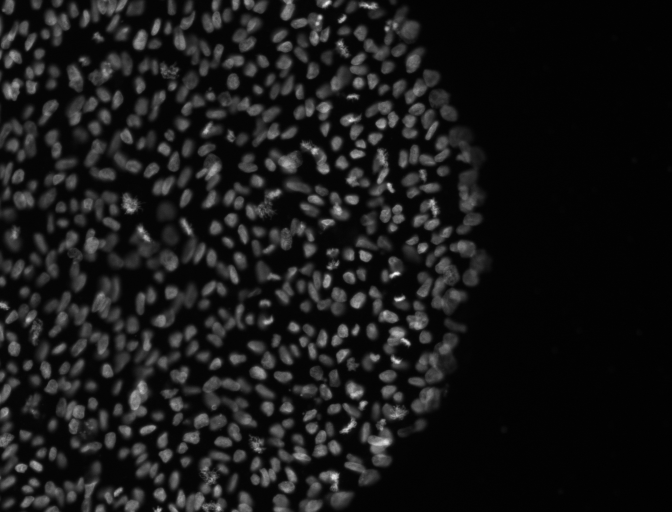
%> input picture stemcells_dapi.tif, 1344 x 1024 px (shown at 1/2 size)
$ octave Inclass14.m   (GNU Octave 9; MATLAB toolbox functions it lacks are replaced by stand-ins)
%> lines starting %> are read from the running program, lines starting %| are printed output that depends on the picture; in (x1, y1, x2, y2) boxes, pixels count from 0 and x2, y2 are one past the last pixel; in counts of white or black regions, pixels touching at a corner belong together; the program's own positions count from 1
%Inclass 14
clear all
%Work with the image stemcells_dapi.tif in this folder
stemcells=imread('stemcells_dapi.tif');
%> stemcells is the input picture: size 1024x1344 uint16; min 200, max 1010, mean 279.4

% (1) Make a binary mask by thresholding as best you can
figure(2)
stemcells_mask=stemcells>290;
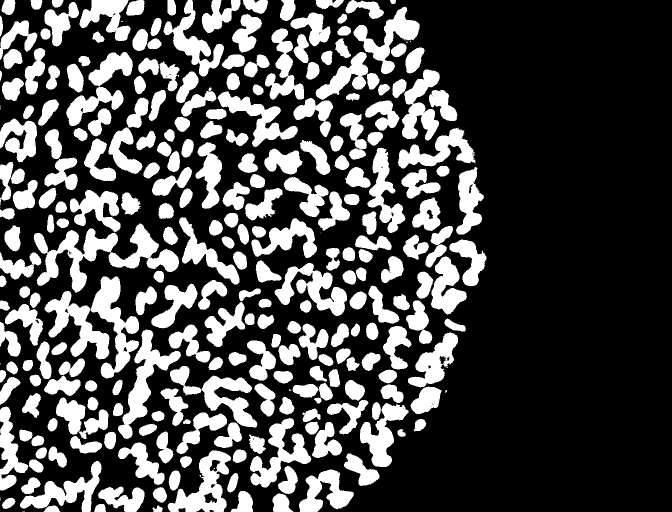
%> stemcells_mask: size 1024x1344 logical (shown at 1/2 size); 30% white; 280 white regions (22 under 20 px), largest, box (x1, y1, x2, y2) and area: (89, 553, 278, 757) 14553, (67, 447, 358, 585) 13283, (236, 659, 362, 878) 7383
stemcells_mask=imclose(stemcells_mask, strel('disk', 4));
%> stemcells_mask: size 1024x1344 logical; 30.8% white; 131 white regions (7 under 20 px), largest, box (x1, y1, x2, y2) and area: (530, 0, 915, 281) 34550, (89, 553, 446, 878) 26119, (67, 380, 359, 585) 19691
imshow(cat(3, stemcells_mask, im2double(imadjust(stemcells)), zeros(size(stemcells)))); %to check mask quality

% (2) Try to separate touching objects using watershed. Use two different
% ways to define the basins.
%(A) With erosion of the mask
figure(3)
stemcells_mask_erode=imerode(stemcells_mask, strel('disk',8));
%> stemcells_mask_erode: size 1024x1344 logical; 8.8% white; 371 white regions (27 under 20 px), largest, box (x1, y1, x2, y2) and area: (825, 672, 909, 821) 3446, (840, 520, 926, 621) 2766, (252, 667, 354, 844) 2647
%check if good erosion mask
imshow(cat(3,stemcells_mask, stemcells_mask_erode, zeros(size(stemcells_mask))));
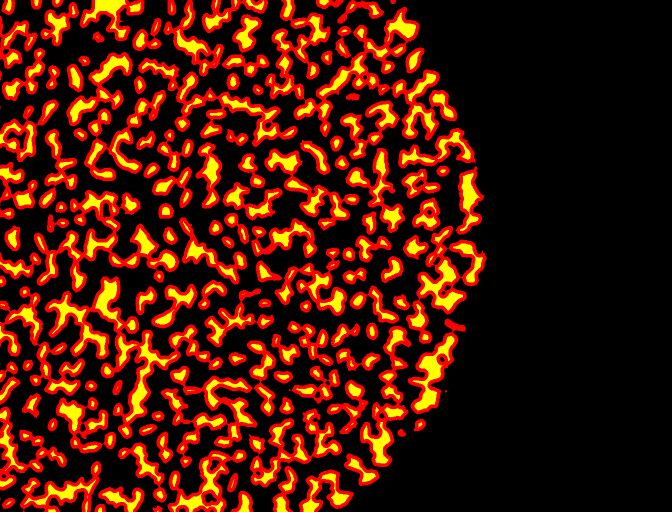
%> displayed picture: size 1024x1344x3, on the screen's scale of 0 to 255 (shown at 1/2 size); mean R, G, B 78.5, 22.5, 0
figure(4)
CC = bwconncomp(stemcells_mask);
%> CC = 131 connected components
stemcells_stats = regionprops(CC, 'Area');
%> stemcells_stats = 131 regions; largest, Area: 34550, 26119, 19691, 17963, 14466
stemcells_area = (stemcells_stats.Area);
%> stemcells_area = 3677
s = round(1.2*sqrt(mean(stemcells_area))/pi);
%> s = 23
stemcells_eroded = imerode(stemcells_mask, strel('disk',s));
%> stemcells_eroded: size 1024x1344 logical; 0.01% white; 1 white region, box (x1, y1, x2, y2) and area: (205, 0, 234, 10) 202
stemcells_outside= ~imdilate(stemcells_mask, strel('disk',1));
%> stemcells_outside: size 1024x1344 logical; 66.1% white; 128 black regions (4 under 20 px), largest, box (x1, y1, x2, y2) and area: (529, 0, 916, 282) 37827, (88, 552, 447, 879) 28347, (66, 379, 360, 586) 21566
stemcells_basin = imcomplement(bwdist(stemcells_outside));
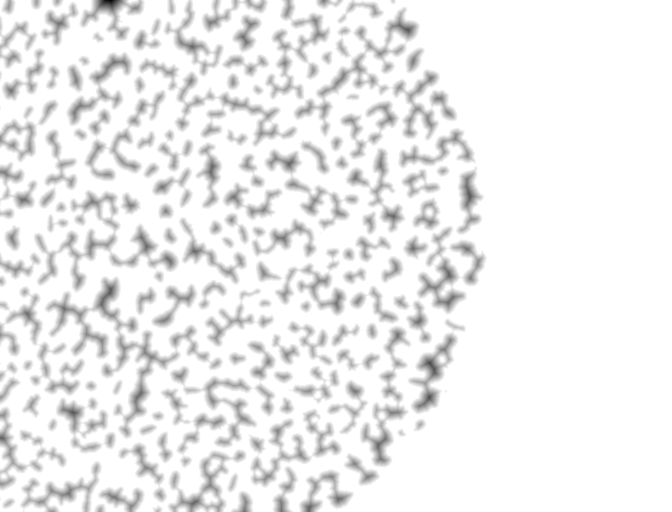
%> stemcells_basin: size 1024x1344 single (shown at 1/2 size); min -30.62, max 1, mean -1.02; drawn with min black and max white
stemcells_basin = imimposemin(stemcells_basin,stemcells_eroded|stemcells_outside);
stemcells_eroded_ws = watershed(stemcells_basin);
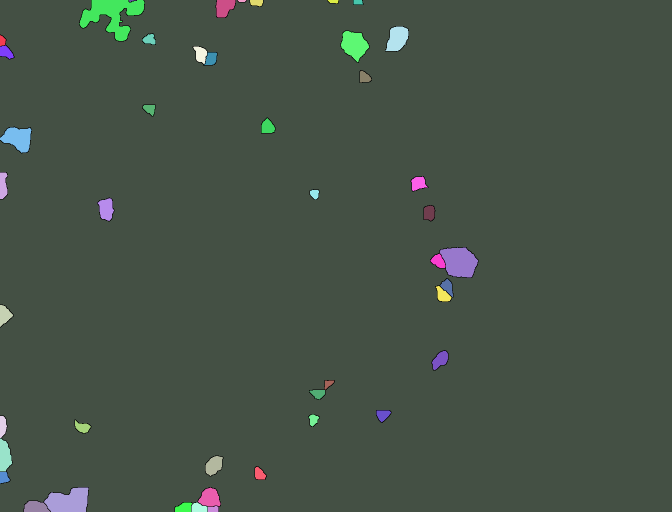
%> stemcells_eroded_ws: size 1024x1344 uint8 (shown at 1/2 size); 47 distinct labels, from 0 to 46; one colour per label, 0 black
rgb=label2rgb(stemcells_eroded_ws, 'jet', [.5 .5 .5]);
imshow(rgb, 'InitialMagnification', 'fit')

%(B) with a distance transform.
stemcells_D=bwdist(stemcells_mask);
stemcells_D=-stemcells_D;
stemcells_D(stemcells_mask)=-Inf;
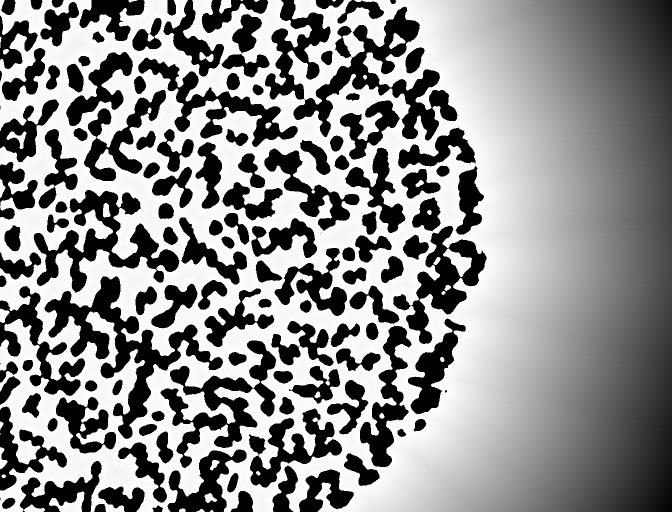
%> stemcells_D: size 1024x1344 single (shown at 1/2 size); 30.8% of the values are NaN or infinite; the others: min -510, max -1, mean -105.6; drawn with min black, max white, NaN and infinite black
D_L=watershed(stemcells_D);
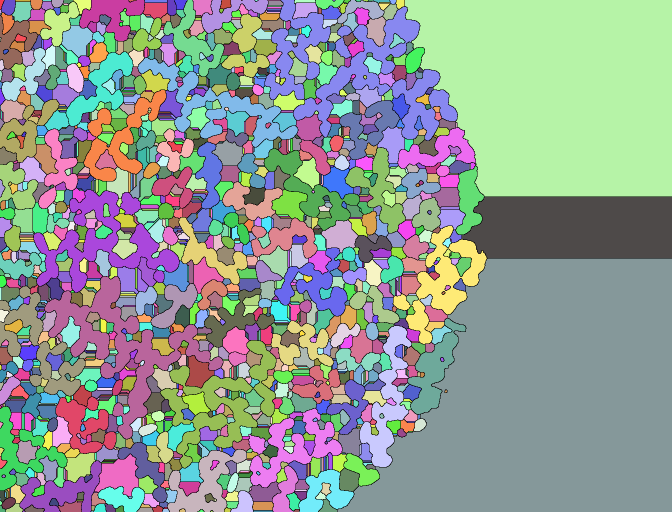
%> D_L: size 1024x1344 uint16 (shown at 1/2 size); 1715 distinct labels, from 0 to 1714; one colour per label, 0 black
rgb=label2rgb(D_L,'jet',[.5 .5 .5]);
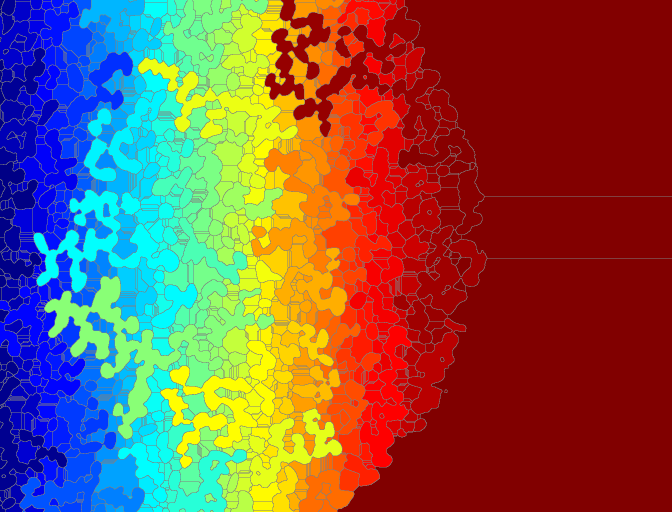
%> rgb: size 1024x1344x3 uint8 (shown at 1/2 size); mean R, G, B 128, 84.9, 72.4
figure(5)
imshow(rgb,'InitialMagnification','fit')
%Which works better in this case?
%the erosion worked better
